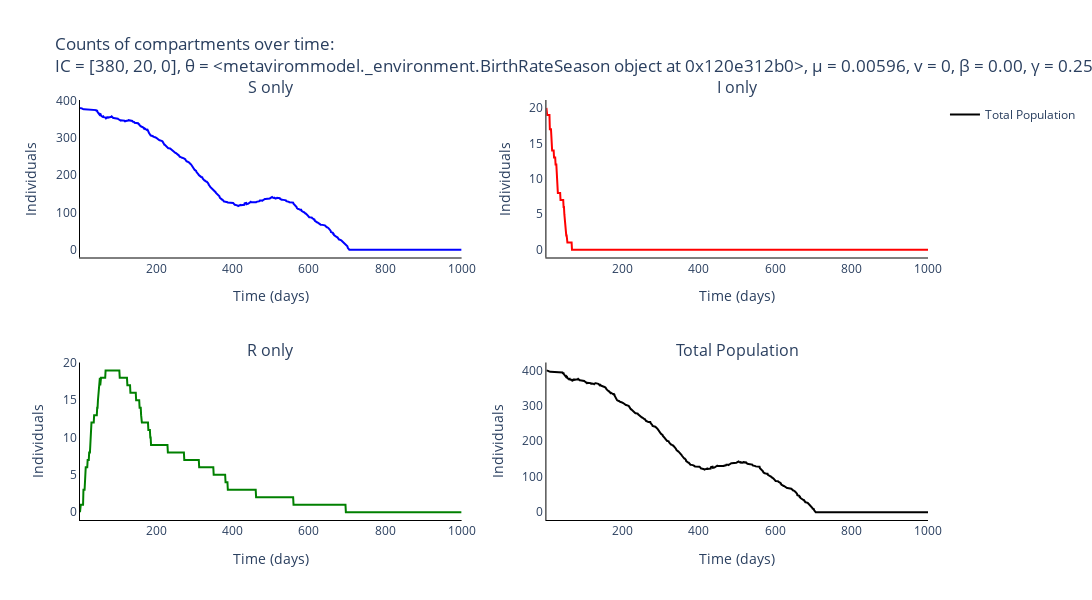

Notebook code cell kept with this figure:
### Code cell
# Trace names - represent the type of individuals for the simulation
trace_name = ['{}'.format(s) for s in compartments]

# Names of panels
panels = ['{} only'.format(s) for s in compartments] + ['Total Population']

fig = go.Figure()
fig = make_subplots(rows=int(np.ceil(len(panels)/2)), cols=2, subplot_titles=tuple('{}'.format(p) for p in panels))

# Add traces to the separate counts panels
for s, spec in enumerate(compartments):
    for _ in range(num_experiments):
        fig.add_trace(
            go.Scatter(
                y=output_algorithm[_, :, s].tolist(),
                x=times,
                mode='lines',
                name=trace_name[s],
                line_color=colours[s],
                showlegend=False,
            ),
            row= int(np.floor(s / 2)) + 1,
            col= s % 2 + 1
        )

fig.add_trace(
    go.Scatter(
        y=np.mean(np.sum(output_algorithm, axis=2), axis=0).tolist(),
        x=times,
        mode='lines',
        name='Total Population',
        line_color='black'
    ),
    row= 2,
    col= 2
)


# Add axis labels
fig.update_layout(
    title='Counts of compartments over time:<br>IC = {}, θ = {}, μ = {}, v = {}, β = {:.2f}, γ = {:.2f}'.format(parameters[0:3], parameters[3], parameters[4], parameters[5], parameters[6], parameters[7]),
    width=1100, 
    height=600,
    plot_bgcolor='white',
    xaxis=dict(
        linecolor='black',
        title = 'Time (days)'
        ),
    yaxis=dict(
        linecolor='black',
        title = 'Individuals'),
    xaxis2=dict(
        linecolor='black',
        title = 'Time (days)'
        ),
    yaxis2=dict(
        linecolor='black',
        title = 'Individuals'),
    xaxis3=dict(
        linecolor='black',
        title = 'Time (days)'
        ),
    yaxis3=dict(
        linecolor='black',
        title = 'Individuals'),
    xaxis4=dict(
        linecolor='black',
        title = 'Time (days)'
        ),
    yaxis4=dict(
        linecolor='black',
        title = 'Individuals')
    #legend=dict(
    #    orientation="h",
    #    yanchor="bottom",
    #    y=1.02,
    #    xanchor="right",
    #    x=1
    #)
    )

fig.write_image('images/SIR-gillespie-separate-HPV.pdf')
fig.show()

### Figure 1 — Plotly figure (JSON) as saved in the notebook; plotly's stock layout.template omitted (floating-point values rounded to 4 significant figures; data arrays with more than 128 entries replaced by an {"elided": "..."} marker saying what was removed)
{"data": [{"line": {"color": "blue"}, "mode": "lines", "name": "S", "showlegend": false, "type": "scatter", "x": {"elided": "1000 int values"}, "xaxis": "x", "y": {"elided": "1000 int values"}, "yaxis": "y"}, {"line": {"color": "red"}, "mode": "lines", "name": "I", "showlegend": false, "type": "scatter", "x": {"elided": "1000 int values"}, "xaxis": "x2", "y": {"elided": "1000 int values"}, "yaxis": "y2"}, {"line": {"color": "green"}, "mode": "lines", "name": "R", "showlegend": false, "type": "scatter", "x": {"elided": "1000 int values"}, "xaxis": "x3", "y": {"elided": "1000 int values"}, "yaxis": "y3"}, {"line": {"color": "black"}, "mode": "lines", "name": "Total Population", "type": "scatter", "x": {"elided": "1000 int values"}, "xaxis": "x4", "y": {"elided": "1000 int values"}, "yaxis": "y4"}], "layout": {"annotations": [{"font": {"size": 16}, "showarrow": false, "text": "S only", "x": 0.225, "xanchor": "center", "xref": "paper", "y": 1, "yanchor": "bottom", "yref": "paper"}, {"font": {"size": 16}, "showarrow": false, "text": "I only", "x": 0.775, "xanchor": "center", "xref": "paper", "y": 1, "yanchor": "bottom", "yref": "paper"}, {"font": {"size": 16}, "showarrow": false, "text": "R only", "x": 0.225, "xanchor": "center", "xref": "paper", "y": 0.375, "yanchor": "bottom", "yref": "paper"}, {"font": {"size": 16}, "showarrow": false, "text": "Total Population", "x": 0.775, "xanchor": "center", "xref": "paper", "y": 0.375, "yanchor": "bottom", "yref": "paper"}], "height": 600, "plot_bgcolor": "white", "title": {"text": "Counts of compartments over time:<br>IC = [380, 20, 0], θ = <metavirommodel._environment.BirthRateSeason object at 0x120e312b0>, μ = 0.00596, v = 0, β = 0.00, γ = 0.25"}, "width": 1100, "xaxis": {"anchor": "y", "domain": [0, 0.45], "linecolor": "black", "title": {"text": "Time (days)"}}, "xaxis2": {"anchor": "y2", "domain": [0.55, 1], "linecolor": "black", "title": {"text": "Time (days)"}}, "xaxis3": {"anchor": "y3", "domain": [0, 0.45], "linecolor": "black", "title": {"text": "Time (days)"}}, "xaxis4": {"anchor": "y4", "domain": [0.55, 1], "linecolor": "black", "title": {"text": "Time (days)"}}, "yaxis": {"anchor": "x", "domain": [0.625, 1], "linecolor": "black", "title": {"text": "Individuals"}}, "yaxis2": {"anchor": "x2", "domain": [0.625, 1], "linecolor": "black", "title": {"text": "Individuals"}}, "yaxis3": {"anchor": "x3", "domain": [0, 0.375], "linecolor": "black", "title": {"text": "Individuals"}}, "yaxis4": {"anchor": "x4", "domain": [0, 0.375], "linecolor": "black", "title": {"text": "Individuals"}}}}
